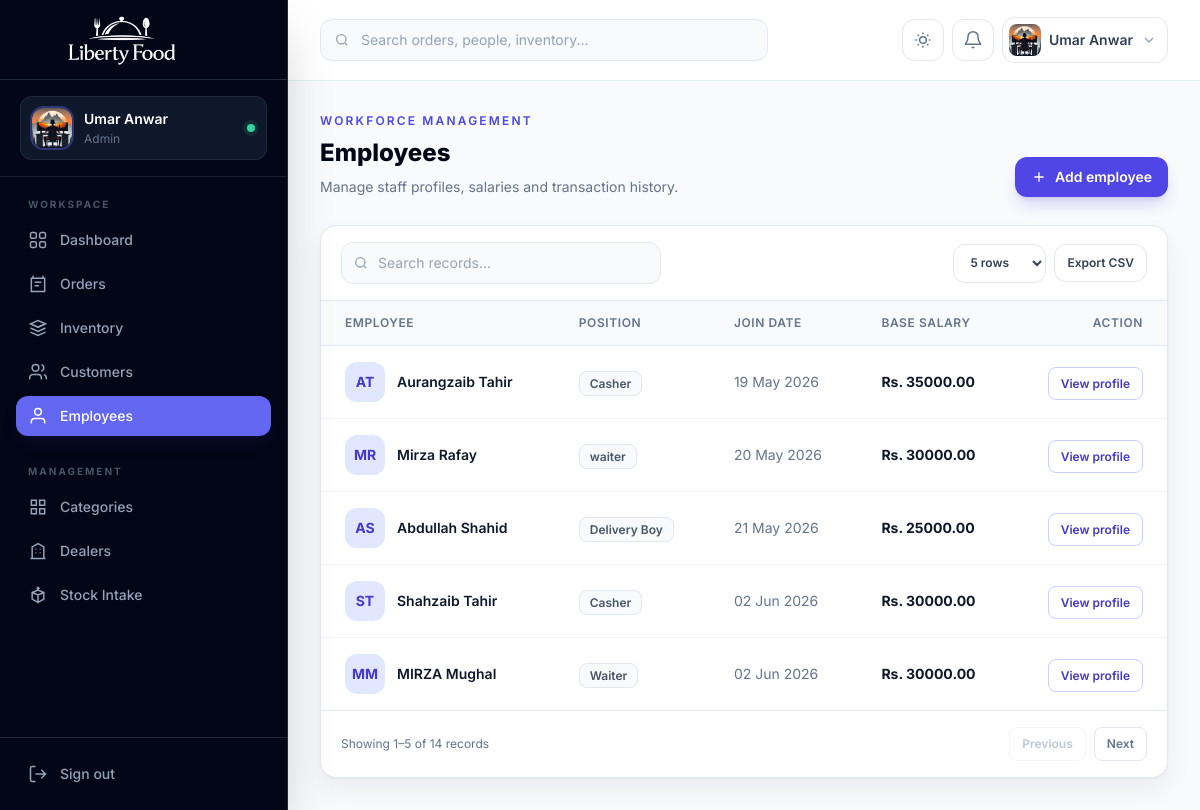
/people/customer/employees/ (signed in), run on the app's committed database.
### accounts/models.py (models this page shows, shortened)
class CustomUser(AbstractUser):
    email = models.EmailField(unique=True)
    ROLE_CHOICES = (
        ('admin', 'Admin'),
        ('employee', 'Employee'),
        ('customer', 'Customer'),
    )
    role = models.CharField(
        max_length=20,
        choices=ROLE_CHOICES,
        default='customer'
    )
    phone = models.CharField(
        max_length=15,
        blank=True,
        null=True
    )
    profile_image = models.ImageField(
        upload_to='profiles/',
        blank=True,
        null=True
    )

### people_app/models.py (models this page shows, shortened)
class Employee(models.Model):
    user = models.OneToOneField(
        settings.AUTH_USER_MODEL,
        on_delete=models.CASCADE,
        null=True,
        blank=True,
        unique=True,
        related_name="employee_profile",
    )
    first_name = models.CharField(max_length=50)
    last_name = models.CharField(max_length=50)
    position = models.CharField(max_length=100)
    join_date = models.DateField()
    is_active = models.BooleanField(default=True)
    base_salary = models.DecimalField(max_digits=10, decimal_places=2, default=0)

### people_app/views.py (the view)
# urls.py: path('employees/', views.employee_list, name='employee_list'),
@admin_required
def employee_list(request):
    employees = Employee.objects.all()
    return render(request, "employee_list.html", {"employees": employees})

### accounts/decoraters.py (called while the page is built)
def is_admin(user):
    return user.is_authenticated and (user.is_superuser or user.role == "admin")

def role_required(*roles):
    def decorator(view_func):
        @login_required
        @wraps(view_func)
        def wrapper(request, *args, **kwargs):
            if is_admin(request.user) or request.user.role in roles:
                return view_func(request, *args, **kwargs)
            raise PermissionDenied("You do not have permission to access this page.")
        return wrapper
    return decorator

### templates/employee_list.html (shortened to what this page needs)
{% extends "base.html" %}
{% block content %}
<section class="mb-7 flex flex-col gap-4 sm:flex-row sm:items-end sm:justify-between"><div><p class="text-xs font-semibold uppercase tracking-[.18em] text-indigo-600 dark:text-indigo-400">Workforce management</p><h1 class="mt-2 text-2xl font-extrabold text-slate-950 dark:text-white">Employees</h1><p class="mt-2 text-sm text-slate-500">Manage staff profiles, salaries and transaction history.</p></div><a href="{% url 'employee_add' %}" class="inline-flex items-center justify-center gap-2 rounded-xl bg-indigo-600 px-4 py-2.5 text-sm font-semibold text-white shadow-lg shadow-indigo-600/20"><svg class="h-4 w-4" viewBox="0 0 24 24" fill="none" stroke="currentColor" stroke-width="2"><path d="M12 5v14M5 12h14"/></svg> Add employee</a></section>
<section class="overflow-hidden rounded-2xl border border-slate-200 bg-white shadow-soft dark:border-slate-800 dark:bg-slate-900"><div class="overflow-x-auto"><table class="min-w-full divide-y divide-slate-200 dark:divide-slate-800"><thead class="bg-slate-50 dark:bg-slate-800/50"><tr><th class="px-6 py-3.5 text-left text-xs font-semibold uppercase tracking-wider text-slate-500">Employee</th><th class="px-6 py-3.5 text-left text-xs font-semibold uppercase tracking-wider text-slate-500">Position</th><th class="px-6 py-3.5 text-left text-xs font-semibold uppercase tracking-wider text-slate-500">Join date</th><th class="px-6 py-3.5 text-left text-xs font-semibold uppercase tracking-wider text-slate-500">Base salary</th><th class="px-6 py-3.5 text-right text-xs font-semibold uppercase tracking-wider text-slate-500">Action</th></tr></thead><tbody class="divide-y divide-slate-100 dark:divide-slate-800">{% for e in employees %}<tr class="hover:bg-slate-50 dark:hover:bg-slate-800/40"><td class="whitespace-nowrap px-6 py-4"><div class="flex items-center gap-3"><span class="flex h-10 w-10 items-center justify-center rounded-xl bg-indigo-100 text-sm font-bold text-indigo-700 dark:bg-indigo-500/15 dark:text-indigo-300">{{ e.first_name|slice:":1" }}{{ e.last_name|slice:":1" }}</span><span class="text-sm font-semibold text-slate-900 dark:text-white">{{ e.first_name }} {{ e.last_name }}</span></div></td><td class="px-6 py-4"><span class="rounded-lg border border-slate-200 bg-slate-50 px-2.5 py-1 text-xs font-semibold text-slate-600 dark:border-slate-700 dark:bg-slate-800 dark:text-slate-300">{{ e.position }}</span></td><td class="whitespace-nowrap px-6 py-4 text-sm text-slate-500">{{ e.join_date|date:"d M Y" }}</td><td class="whitespace-nowrap px-6 py-4 text-sm font-bold text-slate-900 dark:text-white">Rs. {{ e.base_salary }}</td><td class="px-6 py-4 text-right"><a href="{% url 'employee_detail' e.id %}" class="rounded-lg border border-indigo-200 px-3 py-2 text-xs font-semibold text-indigo-700 hover:bg-indigo-50 dark:border-indigo-900 dark:text-indigo-300">View profile</a></td></tr>{% empty %}<tr><td colspan="5" class="px-6 py-16 text-center text-sm text-slate-500">No employees found.</td></tr>{% endfor %}</tbody></table></div></section>
{% endblock %}

### templates/base.html (shortened to what this page needs)
{% load static %}
<!DOCTYPE html>
<html lang="en" class="h-full scroll-smooth">
<head>
  <script src="https://cdn.tailwindcss.com"></script>
</head>
<body class="h-full bg-slate-50 font-sans text-slate-700 antialiased dark:bg-slate-950 dark:text-slate-300">
  <aside id="sidebar" class="fixed inset-y-0 left-0 z-50 flex w-72 -translate-x-full flex-col border-r border-slate-800 bg-slate-950 text-slate-300 shadow-2xl transition-transform duration-300 lg:translate-x-0">
    <div class="flex h-20 items-center gap-3 border-b border-slate-800 px-5">
      <a href="{% url 'home' %}" class="block h-16 w-52" aria-label="Liberty Food home">
        <img src="{% static 'liberty-food-logo-cropped.png' %}" alt="Liberty Food" class="h-full w-full object-contain">
      </a>
    </div>
    <div class="border-b border-slate-800/80 px-5 py-4">
      <div class="flex items-center gap-3 rounded-xl bg-slate-900 px-3 py-3 ring-1 ring-inset ring-slate-800">
        {% if request.user.profile_image %}
          <img src="{{ request.user.profile_image.url }}" alt="{{ request.user.username }}" class="h-10 w-10 rounded-xl object-cover ring-2 ring-indigo-500/40">
        {% else %}
          <div class="flex h-10 w-10 items-center justify-center rounded-xl bg-indigo-500/15 text-sm font-bold uppercase text-indigo-300 ring-1 ring-inset ring-indigo-500/30">
            {{ request.user.username|slice:":1" }}
          </div>
        {% endif %}
        <div class="min-w-0">
          <p class="truncate text-sm font-semibold text-white">{{ request.user.get_full_name|default:request.user.username }}</p>
          <p class="mt-0.5 truncate text-xs capitalize text-slate-500">{{ request.user.role|default:"Team member" }}</p>
        </div>
        <span class="ml-auto h-2 w-2 rounded-full bg-emerald-400 ring-4 ring-emerald-400/10" title="Online"></span>
      </div>
    </div>
    <nav class="flex-1 overflow-y-auto px-4 py-5" aria-label="Primary navigation">
      <p class="mb-2 px-3 text-[10px] font-bold uppercase tracking-[.2em] text-slate-600">Workspace</p>
      <div class="space-y-1">
        <a href="{% url 'home' %}" class="nav-link flex items-center gap-3 rounded-xl px-3 py-2.5 text-sm font-medium transition {% if request.resolver_match.url_name == 'home' %}bg-indigo-500 text-white shadow-lg shadow-indigo-950/30{% else %}text-slate-400 hover:bg-slate-900 hover:text-white{% endif %}">
          <svg class="h-5 w-5" viewBox="0 0 24 24" fill="none" stroke="currentColor" stroke-width="1.8"><rect x="3" y="3" width="7" height="7" rx="2"/><rect x="14" y="3" width="7" height="7" rx="2"/><rect x="3" y="14" width="7" height="7" rx="2"/><rect x="14" y="14" width="7" height="7" rx="2"/></svg>
          Dashboard
        </a>
        {% if request.user.role == 'admin' or request.user.is_superuser %}<a href="{% url 'order_list' %}" class="nav-link flex items-center gap-3 rounded-xl px-3 py-2.5 text-sm font-medium transition {% if 'order' in request.resolver_match.url_name %}bg-indigo-500 text-white shadow-lg shadow-indigo-950/30{% else %}text-slate-400 hover:bg-slate-900 hover:text-white{% endif %}">
          <svg class="h-5 w-5" viewBox="0 0 24 24" fill="none" stroke="currentColor" stroke-width="1.8"><path d="M6 2v4M18 2v4M4 5h16v16H4z"/><path d="M8 10h8M8 14h5"/></svg>
          Orders
        </a>
        <a href="{% url 'fooditem_list' %}" class="nav-link flex items-center gap-3 rounded-xl px-3 py-2.5 text-sm font-medium transition {% if 'fooditem' in request.resolver_match.url_name or request.resolver_match.url_name == 'food_quantity' %}bg-indigo-500 text-white shadow-lg shadow-indigo-950/30{% else %}text-slate-400 hover:bg-slate-900 hover:text-white{% endif %}">
          <svg class="h-5 w-5" viewBox="0 0 24 24" fill="none" stroke="currentColor" stroke-width="1.8"><path d="m3 7 9-4 9 4-9 4-9-4Z"/><path d="m3 7 9 4 9-4M3 12l9 4 9-4M3 17l9 4 9-4"/></svg>
          Inventory
        </a>
        <a href="{% url 'customer_list' %}" class="nav-link flex items-center gap-3 rounded-xl px-3 py-2.5 text-sm font-medium transition {% if 'customer' in request.resolver_match.url_name %}bg-indigo-500 text-white shadow-lg shadow-indigo-950/30{% else %}text-slate-400 hover:bg-slate-900 hover:text-white{% endif %}">
          <svg class="h-5 w-5" viewBox="0 0 24 24" fill="none" stroke="currentColor" stroke-width="1.8"><path d="M16 21v-2a4 4 0 0 0-4-4H6a4 4 0 0 0-4 4v2"/><circle cx="9" cy="7" r="4"/><path d="M22 21v-2a4 4 0 0 0-3-3.87M16 3.13a4 4 0 0 1 0 7.75"/></svg>
          Customers
        </a>
        <a href="{% url 'employee_list' %}" class="nav-link flex items-center gap-3 rounded-xl px-3 py-2.5 text-sm font-medium transition {% if 'employee' in request.resolver_match.url_name or 'salary' in request.resolver_match.url_name %}bg-indigo-500 text-white shadow-lg shadow-indigo-950/30{% else %}text-slate-400 hover:bg-slate-900 hover:text-white{% endif %}">
          <svg class="h-5 w-5" viewBox="0 0 24 24" fill="none" stroke="currentColor" stroke-width="1.8"><path d="M20 21v-2a4 4 0 0 0-4-4H8a4 4 0 0 0-4 4v2"/><circle cx="12" cy="7" r="4"/></svg>
          Employees
        </a>{% endif %}
      </div>
      {% if request.user.role == 'admin' or request.user.is_superuser %}<p class="mb-2 mt-7 px-3 text-[10px] font-bold uppercase tracking-[.2em] text-slate-600">Management</p>
      <div class="space-y-1">
        <a href="{% url 'category_list' %}" class="nav-link flex items-center gap-3 rounded-xl px-3 py-2.5 text-sm font-medium transition {% if 'category' in request.resolver_match.url_name %}bg-indigo-500 text-white{% else %}text-slate-400 hover:bg-slate-900 hover:text-white{% endif %}">
          <svg class="h-5 w-5" viewBox="0 0 24 24" fill="none" stroke="currentColor" stroke-width="1.8"><path d="M4 4h6v6H4zM14 4h6v6h-6zM4 14h6v6H4zM14 14h6v6h-6z"/></svg>
          Categories
        </a>
        <a href="{% url 'dealer_list' %}" class="nav-link flex items-center gap-3 rounded-xl px-3 py-2.5 text-sm font-medium transition {% if 'dealer' in request.resolver_match.url_name %}bg-indigo-500 text-white{% else %}text-slate-400 hover:bg-slate-900 hover:text-white{% endif %}">
          <svg class="h-5 w-5" viewBox="0 0 24 24" fill="none" stroke="currentColor" stroke-width="1.8"><path d="M3 21h18M5 21V7l7-4 7 4v14M9 10h1M14 10h1M9 14h1M14 14h1"/></svg>
          Dealers
        </a>
        <a href="{% url 'food_quantity' %}" class="nav-link flex items-center gap-3 rounded-xl px-3 py-2.5 text-sm font-medium transition {% if request.resolver_match.url_name == 'food_quantity' %}bg-indigo-500 text-white{% else %}text-slate-400 hover:bg-slate-900 hover:text-white{% endif %}">
          <svg class="h-5 w-5" viewBox="0 0 24 24" fill="none" stroke="currentColor" stroke-width="1.8"><path d="M12 22V12M5 9l7 3 7-3M5 9l7-3 7 3v8l-7 4-7-4V9Z"/><path d="M12 2v4M10 4h4"/></svg>
          Stock Intake
        </a>
      </div>{% endif %}
    </nav>
    <div class="border-t border-slate-800 p-4">
      <a href="{% url 'logout' %}" class="flex items-center gap-3 rounded-xl px-3 py-2.5 text-sm font-medium text-slate-400 transition hover:bg-red-500/10 hover:text-red-400">
        <svg class="h-5 w-5" viewBox="0 0 24 24" fill="none" stroke="currentColor" stroke-width="1.8"><path d="M9 21H5a2 2 0 0 1-2-2V5a2 2 0 0 1 2-2h4M16 17l5-5-5-5M21 12H9"/></svg>
        Sign out
      </a>
    </div>
  </aside>
  <div id="app-main" class="min-h-full transition-all duration-300 lg:ml-72">
    <header id="topbar" class="sticky top-0 z-30 border-b border-slate-200/80 bg-white/90 backdrop-blur-xl dark:border-slate-800 dark:bg-slate-950/85">
      <div class="flex h-20 items-center gap-3 px-4 sm:px-6 lg:px-8">
        {% if request.user.role == 'admin' or request.user.is_superuser %}<form method="GET" action="{% url 'global_search' %}" class="relative hidden w-full max-w-md md:block">
          <input type="search" name="q" placeholder="Search orders, people, inventory..." class="w-full rounded-xl border border-slate-200 bg-slate-50 py-2.5 pl-10 pr-4 text-sm text-slate-900 outline-none transition placeholder:text-slate-400 focus:border-indigo-500 focus:ring-4 focus:ring-indigo-500/10 dark:border-slate-800 dark:bg-slate-900 dark:text-white">
        </form>{% endif %}
        <div class="ml-auto flex items-center gap-2">
          <button id="theme-toggle" type="button" class="rounded-xl border border-slate-200 p-2.5 text-slate-500 transition hover:border-indigo-200 hover:bg-indigo-50 hover:text-indigo-600 dark:border-slate-800 dark:text-slate-400 dark:hover:border-indigo-900 dark:hover:bg-indigo-950/50 dark:hover:text-indigo-400" aria-label="Toggle color theme">
            <svg class="h-5 w-5 dark:hidden" viewBox="0 0 24 24" fill="none" stroke="currentColor" stroke-width="1.8"><path d="M12 3v2M12 19v2M3 12h2M19 12h2M5.64 5.64l1.42 1.42M16.94 16.94l1.42 1.42M18.36 5.64l-1.42 1.42M7.06 16.94l-1.42 1.42"/><circle cx="12" cy="12" r="4"/></svg>
          </button>
          <div class="relative">
            <button id="notification-trigger" type="button" class="relative rounded-xl border border-slate-200 p-2.5 text-slate-500 transition hover:bg-slate-50 dark:border-slate-800 dark:text-slate-400 dark:hover:bg-slate-900" aria-label="Notifications" aria-expanded="false">
              <svg class="h-5 w-5" viewBox="0 0 24 24" fill="none" stroke="currentColor" stroke-width="1.8"><path d="M18 8a6 6 0 0 0-12 0c0 7-3 7-3 9h18c0-2-3-2-3-9M13.7 21h-3.4"/></svg>
            </button>
          </div>
          <div class="relative">
            <button id="profile-trigger" type="button" class="flex items-center gap-2 rounded-xl border border-slate-200 bg-white p-1.5 pr-2.5 transition hover:bg-slate-50 dark:border-slate-800 dark:bg-slate-900 dark:hover:bg-slate-800" aria-expanded="false">
              {% if request.user.profile_image %}
                <img src="{{ request.user.profile_image.url }}" alt="" class="h-8 w-8 rounded-lg object-cover">
              {% else %}
                <span class="flex h-8 w-8 items-center justify-center rounded-lg bg-indigo-100 text-xs font-bold uppercase text-indigo-700 dark:bg-indigo-500/15 dark:text-indigo-300">{{ request.user.username|slice:":1" }}</span>
              {% endif %}
              <span class="hidden max-w-32 truncate text-sm font-semibold text-slate-700 dark:text-slate-200 sm:block">{{ request.user.get_full_name|default:request.user.username }}</span>
              <svg class="hidden h-4 w-4 text-slate-400 sm:block" viewBox="0 0 24 24" fill="none" stroke="currentColor" stroke-width="2"><path d="m6 9 6 6 6-6"/></svg>
            </button>
          </div>
        </div>
      </div>
    </header>
    <main class="px-4 py-6 sm:px-6 lg:px-8 lg:py-8">
      <div class="mx-auto max-w-[1600px]">
        {% block content %}{% endblock %}
      </div>
    </main>
  </div>
</body>
</html>

### templates/base.html (style rules this page uses)
* { scrollbar-width: thin; scrollbar-color: #94a3b8 transparent; }
.nav-link svg, .action-icon svg { pointer-events: none; }

### data on the page
CustomUser: user.profile_image (picture), user.get_full_name "Umar Anwar", user.role "Admin"
Employee: first_name "A", last_name "T", first_name "Aurangzaib", last_name "Tahir", position "Casher", join_date "19 May 2026", base_salary "35000.00"
Employee: first_name "M", last_name "R", first_name "Mirza", last_name "Rafay", position "waiter", join_date "20 May 2026", base_salary "30000.00"
Employee: first_name "A", last_name "S", first_name "Abdullah", last_name "Shahid", position "Delivery Boy", join_date "21 May 2026", base_salary "25000.00"
Employee: first_name "S", last_name "T", first_name "Shahzaib", last_name "Tahir", position "Casher", join_date "02 Jun 2026", base_salary "30000.00"
Employee: first_name "M", last_name "M", first_name "MIRZA", last_name "Mughal", position "Waiter", join_date "02 Jun 2026", base_salary "30000.00"
